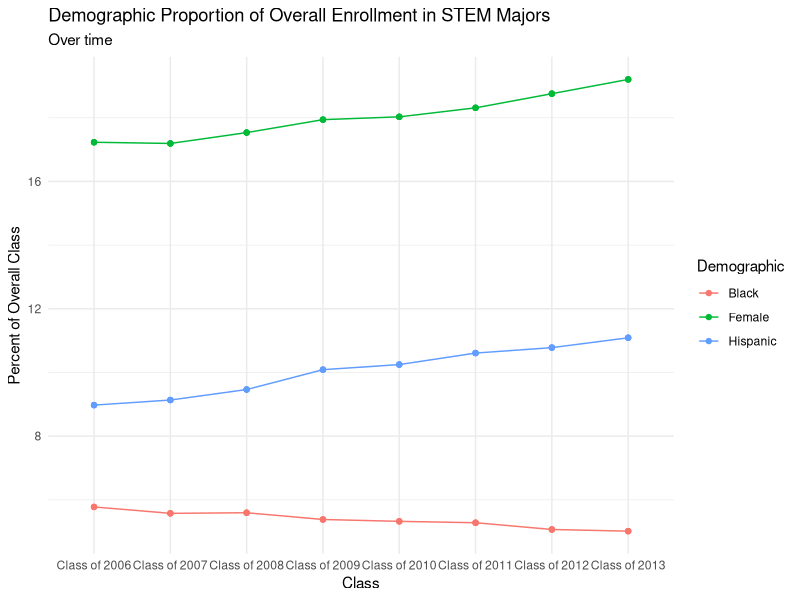
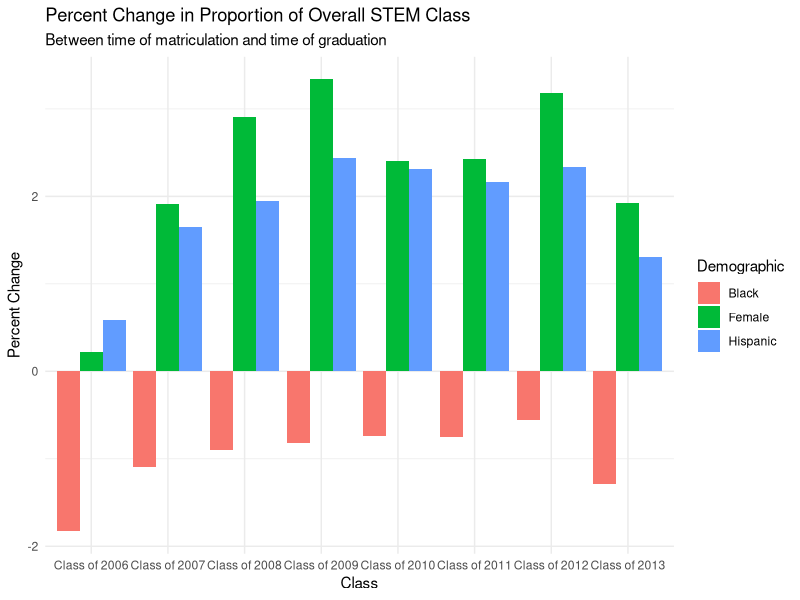
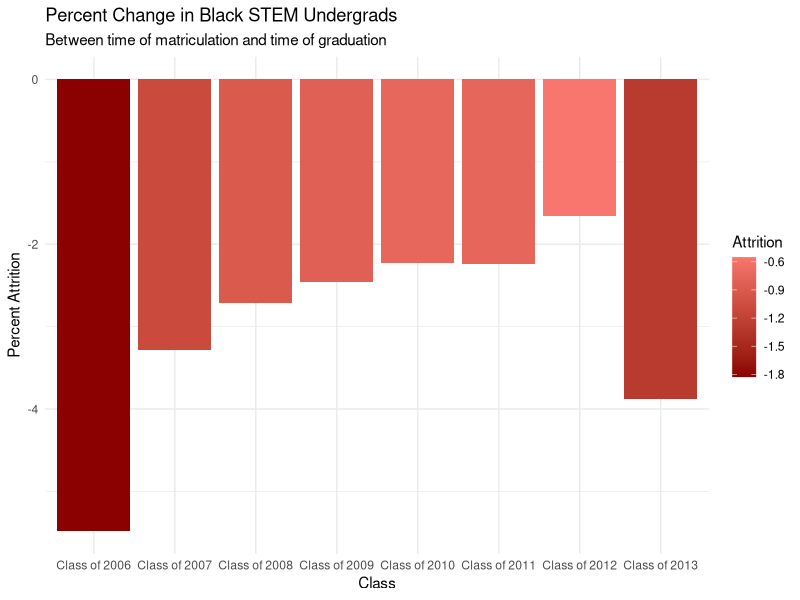
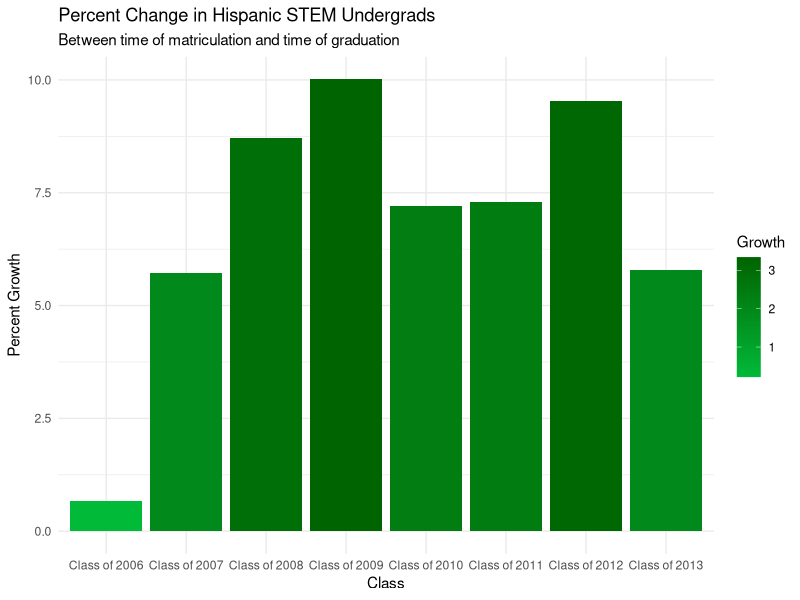
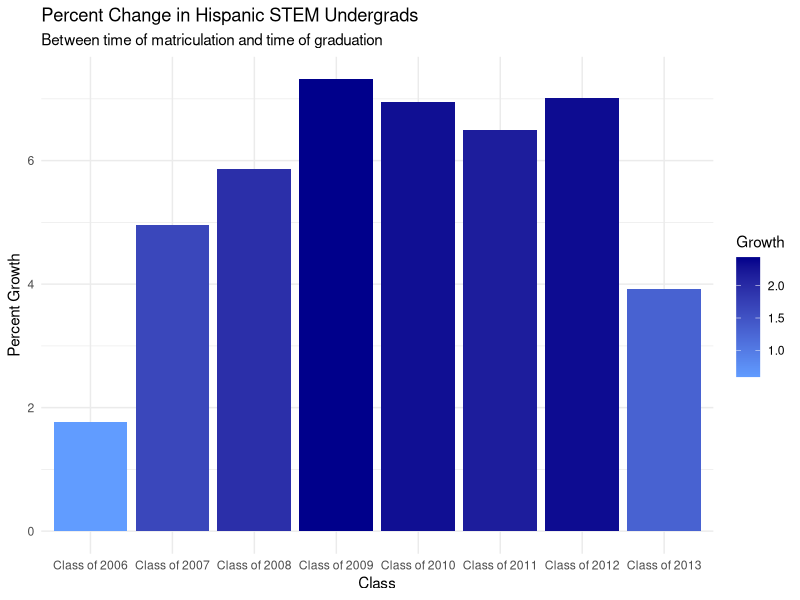
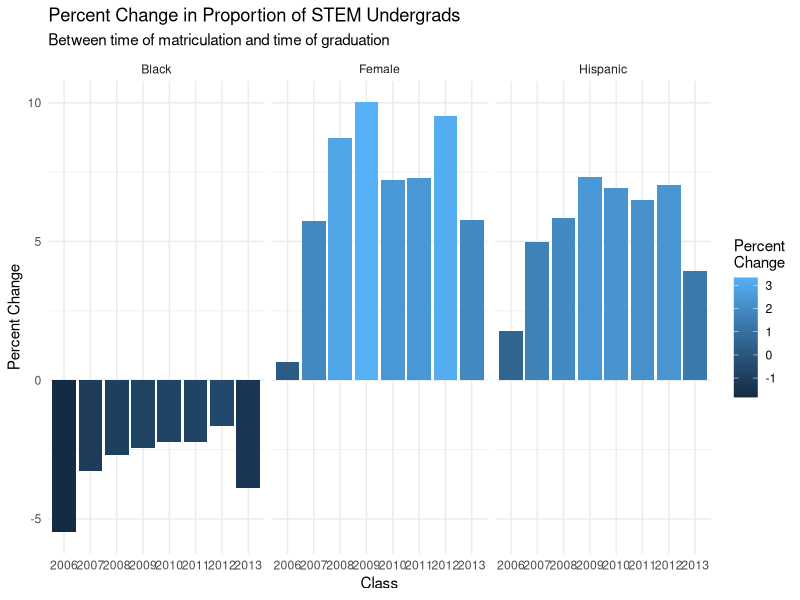

Write the R code that produced these figures, in order.
rm(list=ls())

library(readxl)
library(tidyverse)
library(tidyr)

undergradenrollment <- read_excel("undergradenrollment.xlsx")

# This command collapses the "undergradenrollment" file into % growth year by year.
# It then uses the gather function to  put each "type" of % growth 

data <- undergradenrollment %>%
  mutate(propfemale = female/undergrads*100, firstyearpropfemale = firstyearfemale/firstyearundergrads*100) %>% 
  mutate(femalegrowth = propfemale-firstyearpropfemale) %>% 
  mutate(prophispanic = hispanic/undergrads*100, firstyearprophispanic = firstyearhispanic/firstyearundergrads*100) %>% 
  mutate(hispanicgrowth = prophispanic-firstyearprophispanic) %>% 
  mutate(propblack = black/undergrads*100, firstyearpropblack = firstyearblack/firstyearundergrads*100) %>% 
  mutate(blackgrowth = propblack-firstyearpropblack) %>% 
  select(year,femalegrowth,blackgrowth,hispanicgrowth,propfemale,prophispanic,propblack)  %>% 
  gather("type", "growth", 2:4) %>% 
  gather("proportiontype","proportion",2:4)

# plots the proportion of a given class's overall enrollment in STEM majors

ggplot(data=data, mapping = aes(x=year,y=proportion, colour=proportiontype, group=proportiontype)) +
  geom_point() +
  geom_line() +
  ggtitle("Demographic Proportion of Overall Enrollment in STEM Majors", subtitle="Over time") +
  xlab("Class") +
  ylab("Percent of Overall Class") +
  theme_minimal() +
  scale_color_discrete(name="Demographic",
                      breaks=c("propblack","propfemale","prophispanic"),
                      label=c("Black","Female","Hispanic"))

# plots the differences in growth/attrition by year

ggplot(data, aes(fill=type, y=growth, x=year)) + 
  geom_bar(position="dodge", stat="identity") +
  xlab("Class") +
  ylab("Percent Change") +
  theme_minimal() +
  ggtitle("Percent Change in Proportion of Overall STEM Class", subtitle="Between time of matriculation and time of graduation") +
  scale_fill_discrete(name="Demographic",
                      label=c("Black","Female","Hispanic"))

# in focus: changes in black STEM enrollment as a proportion of overall class

data %>% filter(type=="blackgrowth") %>% 
  ggplot(mapping=aes(x=year,y=growth)) +
  geom_col(aes(fill=growth)) + 
  scale_fill_gradient(low = "darkred", high = "#F8766D") +
  ylab("Percent Attrition") +
  xlab("Class") +
  ggtitle("Percent Change in Black STEM Undergrads",subtitle = "Between time of matriculation and time of graduation") +
  labs(fill="Attrition") +
  theme_minimal()

# in focus: changes in female STEM enrollment as a proportion of overall class

data %>% filter(type=="femalegrowth") %>% 
  ggplot(mapping=aes(x=year,y=growth)) +
  geom_col(aes(fill=growth)) +
  scale_fill_gradient(low = "#00BA38", high = "darkgreen") +
  ylab("Percent Growth") +
  xlab("Class") +
  ggtitle("Percent Change in Hispanic STEM Undergrads",subtitle = "Between time of matriculation and time of graduation") +
  labs(fill="Growth") +
  theme_minimal()

# in focus: changes in hispanic STEM enrollment as a proportion of overall class

data %>% filter(type=="hispanicgrowth") %>% 
  ggplot(mapping=aes(x=year,y=growth)) +
  geom_col(aes(fill=growth)) +
  scale_fill_gradient(low = "#619CFF", high = "darkblue") +
  ylab("Percent Growth") +
  xlab("Class") +
  ggtitle("Percent Change in Hispanic STEM Undergrads",subtitle = "Between time of matriculation and time of graduation") +
  labs(fill="Growth") +
  theme_minimal()

# previous graphs, faceted

labels <- c(blackgrowth = "Black", femalegrowth = "Female",hispanicgrowth="Hispanic") 
data %>% ggplot(mapping=aes(x=year,y=growth)) +
  geom_col(aes(fill=growth)) +
  ylab("Percent Change") +
  xlab("Class") +
  ggtitle("Percent Change in Proportion of STEM Undergrads",subtitle = "Between time of matriculation and time of graduation") +
  labs(fill="Percent\nChange") +
  theme_minimal() +
  facet_grid(. ~ type, labeller=labeller(type = labels)) +
  scale_x_discrete(labels = c("Class of 2006" = "2006", "Class of 2007" = "2007", "Class of 2008" = "2008", "Class of 2009" = "2009", "Class of 2010" = "2010", "Class of 2011" = "2011", "Class of 2012" = "2012", "Class of 2013" = "2013"))
  